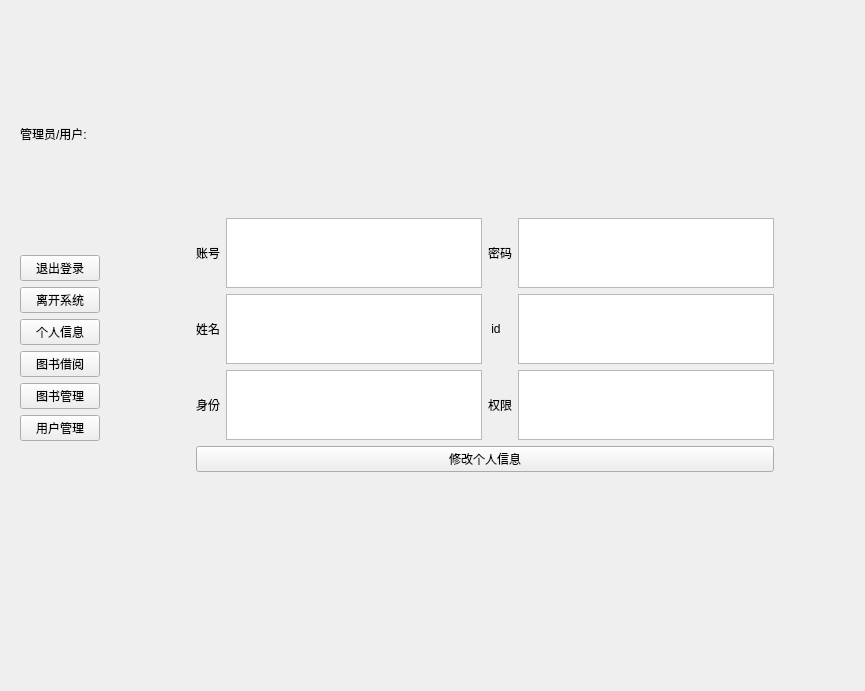
<?xml version="1.0" encoding="UTF-8"?>
<ui version="4.0">
 <class>Form</class>
 <widget class="QWidget" name="Form">
  <property name="geometry">
   <rect>
    <x>0</x>
    <y>0</y>
    <width>865</width>
    <height>691</height>
   </rect>
  </property>
  <property name="sizePolicy">
   <sizepolicy hsizetype="Minimum" vsizetype="Minimum">
    <horstretch>0</horstretch>
    <verstretch>0</verstretch>
   </sizepolicy>
  </property>
  <property name="windowTitle">
   <string>主界面</string>
  </property>
  <layout class="QHBoxLayout" name="horizontalLayout" stretch="0,0">
   <property name="topMargin">
    <number>9</number>
   </property>
   <item>
    <widget class="QWidget" name="widget" native="true">
     <property name="sizePolicy">
      <sizepolicy hsizetype="Minimum" vsizetype="Expanding">
       <horstretch>0</horstretch>
       <verstretch>0</verstretch>
      </sizepolicy>
     </property>
     <layout class="QVBoxLayout" name="verticalLayout_5" stretch="10,10,10">
      <item>
       <widget class="QLabel" name="label">
        <property name="text">
         <string>管理员/用户:</string>
        </property>
       </widget>
      </item>
      <item>
       <layout class="QVBoxLayout" name="verticalLayout">
        <item>
         <widget class="QPushButton" name="pushButton">
          <property name="text">
           <string>退出登录</string>
          </property>
         </widget>
        </item>
        <item>
         <widget class="QPushButton" name="pushButton_2">
          <property name="text">
           <string>离开系统</string>
          </property>
         </widget>
        </item>
        <item>
         <widget class="QPushButton" name="pushButton_6">
          <property name="text">
           <string>个人信息</string>
          </property>
         </widget>
        </item>
        <item>
         <widget class="QPushButton" name="pushButton_3">
          <property name="text">
           <string>图书借阅</string>
          </property>
         </widget>
        </item>
        <item>
         <widget class="QPushButton" name="pushButton_4">
          <property name="text">
           <string>图书管理</string>
          </property>
         </widget>
        </item>
        <item>
         <widget class="QPushButton" name="pushButton_5">
          <property name="text">
           <string>用户管理</string>
          </property>
         </widget>
        </item>
       </layout>
      </item>
      <item>
       <spacer name="verticalSpacer">
        <property name="orientation">
         <enum>Qt::Vertical</enum>
        </property>
        <property name="sizeHint" stdset="0">
         <size>
          <width>20</width>
          <height>1</height>
         </size>
        </property>
       </spacer>
      </item>
     </layout>
    </widget>
   </item>
   <item>
    <widget class="QStackedWidget" name="stackedWidget">
     <property name="currentIndex">
      <number>0</number>
     </property>
     <widget class="QWidget" name="page">
      <layout class="QGridLayout" name="gridLayout">
       <item row="0" column="0">
        <widget class="QWidget" name="widget_5" native="true">
         <layout class="QGridLayout" name="gridLayout_5" rowstretch="10,10,10,10">
          <item row="1" column="2">
           <spacer name="horizontalSpacer_2">
            <property name="orientation">
             <enum>Qt::Horizontal</enum>
            </property>
            <property name="sizeHint" stdset="0">
             <size>
              <width>40</width>
              <height>20</height>
             </size>
            </property>
           </spacer>
          </item>
          <item row="1" column="0">
           <spacer name="horizontalSpacer">
            <property name="orientation">
             <enum>Qt::Horizontal</enum>
            </property>
            <property name="sizeHint" stdset="0">
             <size>
              <width>40</width>
              <height>20</height>
             </size>
            </property>
           </spacer>
          </item>
          <item row="0" column="1">
           <spacer name="verticalSpacer_2">
            <property name="orientation">
             <enum>Qt::Vertical</enum>
            </property>
            <property name="sizeHint" stdset="0">
             <size>
              <width>20</width>
              <height>40</height>
             </size>
            </property>
           </spacer>
          </item>
          <item row="1" column="1">
           <layout class="QHBoxLayout" name="horizontalLayout_17">
            <property name="sizeConstraint">
             <enum>QLayout::SetDefaultConstraint</enum>
            </property>
            <item>
             <layout class="QVBoxLayout" name="verticalLayout_8">
              <item>
               <layout class="QHBoxLayout" name="horizontalLayout_18">
                <item>
                 <widget class="QLabel" name="label_16">
                  <property name="text">
                   <string>账号</string>
                  </property>
                 </widget>
                </item>
                <item>
                 <widget class="QTextEdit" name="textEdit_7">
                  <property name="sizePolicy">
                   <sizepolicy hsizetype="Minimum" vsizetype="Preferred">
                    <horstretch>0</horstretch>
                    <verstretch>0</verstretch>
                   </sizepolicy>
                  </property>
                  <property name="readOnly">
                   <bool>true</bool>
                  </property>
                 </widget>
                </item>
               </layout>
              </item>
              <item>
               <layout class="QHBoxLayout" name="horizontalLayout_19">
                <item>
                 <widget class="QLabel" name="label_17">
                  <property name="text">
                   <string>姓名</string>
                  </property>
                 </widget>
                </item>
                <item>
                 <widget class="QTextEdit" name="textEdit_8">
                  <property name="sizePolicy">
                   <sizepolicy hsizetype="Maximum" vsizetype="Preferred">
                    <horstretch>0</horstretch>
                    <verstretch>0</verstretch>
                   </sizepolicy>
                  </property>
                  <property name="readOnly">
                   <bool>true</bool>
                  </property>
                 </widget>
                </item>
               </layout>
              </item>
              <item>
               <layout class="QHBoxLayout" name="horizontalLayout_20">
                <item>
                 <widget class="QLabel" name="label_18">
                  <property name="text">
                   <string>身份</string>
                  </property>
                 </widget>
                </item>
                <item>
                 <widget class="QTextEdit" name="textEdit_9">
                  <property name="sizePolicy">
                   <sizepolicy hsizetype="Maximum" vsizetype="Preferred">
                    <horstretch>0</horstretch>
                    <verstretch>0</verstretch>
                   </sizepolicy>
                  </property>
                  <property name="readOnly">
                   <bool>true</bool>
                  </property>
                 </widget>
                </item>
               </layout>
              </item>
             </layout>
            </item>
            <item>
             <layout class="QVBoxLayout" name="verticalLayout_9">
              <item>
               <layout class="QHBoxLayout" name="horizontalLayout_21">
                <item>
                 <widget class="QLabel" name="label_19">
                  <property name="text">
                   <string>密码</string>
                  </property>
                 </widget>
                </item>
                <item>
                 <widget class="QTextEdit" name="textEdit_10">
                  <property name="sizePolicy">
                   <sizepolicy hsizetype="Minimum" vsizetype="Preferred">
                    <horstretch>0</horstretch>
                    <verstretch>0</verstretch>
                   </sizepolicy>
                  </property>
                  <property name="readOnly">
                   <bool>true</bool>
                  </property>
                 </widget>
                </item>
               </layout>
              </item>
              <item>
               <layout class="QHBoxLayout" name="horizontalLayout_22">
                <item>
                 <widget class="QLabel" name="label_20">
                  <property name="text">
                   <string> id</string>
                  </property>
                 </widget>
                </item>
                <item>
                 <widget class="QTextEdit" name="textEdit_11">
                  <property name="sizePolicy">
                   <sizepolicy hsizetype="Minimum" vsizetype="Preferred">
                    <horstretch>0</horstretch>
                    <verstretch>0</verstretch>
                   </sizepolicy>
                  </property>
                  <property name="readOnly">
                   <bool>true</bool>
                  </property>
                 </widget>
                </item>
               </layout>
              </item>
              <item>
               <layout class="QHBoxLayout" name="horizontalLayout_23">
                <item>
                 <widget class="QLabel" name="label_21">
                  <property name="text">
                   <string>权限</string>
                  </property>
                 </widget>
                </item>
                <item>
                 <widget class="QTextEdit" name="textEdit_12">
                  <property name="sizePolicy">
                   <sizepolicy hsizetype="Minimum" vsizetype="Preferred">
                    <horstretch>0</horstretch>
                    <verstretch>0</verstretch>
                   </sizepolicy>
                  </property>
                  <property name="readOnly">
                   <bool>true</bool>
                  </property>
                 </widget>
                </item>
               </layout>
              </item>
             </layout>
            </item>
           </layout>
          </item>
          <item row="2" column="1">
           <widget class="QPushButton" name="pushButton_7">
            <property name="text">
             <string>修改个人信息</string>
            </property>
           </widget>
          </item>
          <item row="3" column="1">
           <spacer name="verticalSpacer_3">
            <property name="orientation">
             <enum>Qt::Vertical</enum>
            </property>
            <property name="sizeHint" stdset="0">
             <size>
              <width>20</width>
              <height>40</height>
             </size>
            </property>
           </spacer>
          </item>
         </layout>
        </widget>
       </item>
      </layout>
     </widget>
     <widget class="QWidget" name="page_2">
      <layout class="QGridLayout" name="gridLayout_2">
       <item row="0" column="0">
        <widget class="QWidget" name="widget_2" native="true">
         <layout class="QVBoxLayout" name="verticalLayout_4">
          <item>
           <widget class="QLabel" name="label_8">
            <property name="text">
             <string>当前借阅书籍</string>
            </property>
           </widget>
          </item>
          <item>
           <layout class="QHBoxLayout" name="horizontalLayout_9">
            <item>
             <widget class="QLabel" name="label_10">
              <property name="text">
               <string>查询</string>
              </property>
             </widget>
            </item>
            <item>
             <widget class="QLineEdit" name="lineEdit_4">
              <property name="text">
               <string/>
              </property>
             </widget>
            </item>
           </layout>
          </item>
          <item>
           <widget class="QScrollArea" name="scrollArea">
            <property name="widgetResizable">
             <bool>true</bool>
            </property>
            <widget class="QWidget" name="scrollAreaWidgetContents">
             <property name="geometry">
              <rect>
               <x>0</x>
               <y>0</y>
               <width>673</width>
               <height>253</height>
              </rect>
             </property>
             <widget class="QWidget" name="layoutWidget_3">
              <property name="geometry">
               <rect>
                <x>20</x>
                <y>10</y>
                <width>373</width>
                <height>30</height>
               </rect>
              </property>
              <layout class="QHBoxLayout" name="horizontalLayout_10">
               <item>
                <widget class="QLineEdit" name="lineEdit">
                 <property name="text">
                  <string>书名: </string>
                 </property>
                </widget>
               </item>
               <item>
                <widget class="QPushButton" name="pushButton_9">
                 <property name="text">
                  <string>查看</string>
                 </property>
                </widget>
               </item>
               <item>
                <widget class="QPushButton" name="pushButton_8">
                 <property name="text">
                  <string>归还</string>
                 </property>
                </widget>
               </item>
              </layout>
             </widget>
            </widget>
           </widget>
          </item>
          <item>
           <widget class="QLabel" name="label_11">
            <property name="text">
             <string>图书馆书籍</string>
            </property>
           </widget>
          </item>
          <item>
           <layout class="QHBoxLayout" name="horizontalLayout_11">
            <item>
             <widget class="QLabel" name="label_9">
              <property name="text">
               <string>查询</string>
              </property>
             </widget>
            </item>
            <item>
             <widget class="QLineEdit" name="lineEdit_2"/>
            </item>
           </layout>
          </item>
          <item>
           <widget class="QScrollArea" name="scrollArea_2">
            <property name="widgetResizable">
             <bool>true</bool>
            </property>
            <widget class="QWidget" name="scrollAreaWidgetContents_2">
             <property name="geometry">
              <rect>
               <x>0</x>
               <y>0</y>
               <width>673</width>
               <height>253</height>
              </rect>
             </property>
             <widget class="QWidget" name="layoutWidget_4">
              <property name="geometry">
               <rect>
                <x>20</x>
                <y>20</y>
                <width>373</width>
                <height>30</height>
               </rect>
              </property>
              <layout class="QHBoxLayout" name="horizontalLayout_12">
               <item>
                <widget class="QLineEdit" name="lineEdit_3">
                 <property name="text">
                  <string>书名: </string>
                 </property>
                </widget>
               </item>
               <item>
                <widget class="QPushButton" name="pushButton_11">
                 <property name="text">
                  <string>查看</string>
                 </property>
                </widget>
               </item>
               <item>
                <widget class="QPushButton" name="pushButton_10">
                 <property name="text">
                  <string>借阅/已借出</string>
                 </property>
                </widget>
               </item>
              </layout>
             </widget>
            </widget>
           </widget>
          </item>
         </layout>
        </widget>
       </item>
      </layout>
     </widget>
     <widget class="QWidget" name="page_3">
      <layout class="QGridLayout" name="gridLayout_3">
       <item row="0" column="0">
        <widget class="QWidget" name="widget_3" native="true">
         <layout class="QVBoxLayout" name="verticalLayout_6">
          <item>
           <widget class="QLabel" name="label_12">
            <property name="text">
             <string> 图书馆书籍</string>
            </property>
           </widget>
          </item>
          <item>
           <layout class="QHBoxLayout" name="horizontalLayout_13">
            <item>
             <widget class="QLabel" name="label_13">
              <property name="text">
               <string>查询</string>
              </property>
             </widget>
            </item>
            <item>
             <widget class="QLineEdit" name="lineEdit_5">
              <property name="text">
               <string/>
              </property>
             </widget>
            </item>
           </layout>
          </item>
          <item>
           <widget class="QScrollArea" name="scrollArea_3">
            <property name="widgetResizable">
             <bool>true</bool>
            </property>
            <widget class="QWidget" name="scrollAreaWidgetContents_3">
             <property name="geometry">
              <rect>
               <x>0</x>
               <y>0</y>
               <width>673</width>
               <height>535</height>
              </rect>
             </property>
             <widget class="QWidget" name="layoutWidget_5">
              <property name="geometry">
               <rect>
                <x>20</x>
                <y>10</y>
                <width>373</width>
                <height>30</height>
               </rect>
              </property>
              <layout class="QHBoxLayout" name="horizontalLayout_14">
               <item>
                <widget class="QLineEdit" name="lineEdit_6">
                 <property name="text">
                  <string>书名: </string>
                 </property>
                </widget>
               </item>
               <item>
                <widget class="QPushButton" name="pushButton_12">
                 <property name="text">
                  <string>查看</string>
                 </property>
                </widget>
               </item>
               <item>
                <widget class="QPushButton" name="pushButton_13">
                 <property name="text">
                  <string>归还</string>
                 </property>
                </widget>
               </item>
              </layout>
             </widget>
            </widget>
           </widget>
          </item>
          <item>
           <widget class="QPushButton" name="pushButton_14">
            <property name="text">
             <string>添加书籍</string>
            </property>
           </widget>
          </item>
         </layout>
        </widget>
       </item>
      </layout>
     </widget>
     <widget class="QWidget" name="page_4">
      <layout class="QGridLayout" name="gridLayout_4">
       <item row="0" column="0">
        <widget class="QWidget" name="widget_4" native="true">
         <layout class="QVBoxLayout" name="verticalLayout_7">
          <item>
           <widget class="QLabel" name="label_14">
            <property name="text">
             <string>用户</string>
            </property>
           </widget>
          </item>
          <item>
           <layout class="QHBoxLayout" name="horizontalLayout_15">
            <item>
             <widget class="QLabel" name="label_15">
              <property name="text">
               <string>查询</string>
              </property>
             </widget>
            </item>
            <item>
             <widget class="QLineEdit" name="lineEdit_7">
              <property name="text">
               <string/>
              </property>
             </widget>
            </item>
           </layout>
          </item>
          <item>
           <widget class="QScrollArea" name="scrollArea_4">
            <property name="widgetResizable">
             <bool>true</bool>
            </property>
            <widget class="QWidget" name="scrollAreaWidgetContents_4">
             <property name="geometry">
              <rect>
               <x>0</x>
               <y>0</y>
               <width>673</width>
               <height>535</height>
              </rect>
             </property>
             <widget class="QWidget" name="layoutWidget_6">
              <property name="geometry">
               <rect>
                <x>20</x>
                <y>10</y>
                <width>373</width>
                <height>30</height>
               </rect>
              </property>
              <layout class="QHBoxLayout" name="horizontalLayout_16">
               <item>
                <widget class="QLineEdit" name="lineEdit_8">
                 <property name="text">
                  <string>用户</string>
                 </property>
                </widget>
               </item>
               <item>
                <widget class="QPushButton" name="pushButton_15">
                 <property name="text">
                  <string>查看</string>
                 </property>
                </widget>
               </item>
               <item>
                <widget class="QPushButton" name="pushButton_16">
                 <property name="text">
                  <string>修改信息</string>
                 </property>
                </widget>
               </item>
              </layout>
             </widget>
            </widget>
           </widget>
          </item>
          <item>
           <widget class="QPushButton" name="pushButton_17">
            <property name="text">
             <string>添加用户</string>
            </property>
           </widget>
          </item>
         </layout>
        </widget>
       </item>
      </layout>
     </widget>
    </widget>
   </item>
  </layout>
 </widget>
 <resources/>
 <connections/>
</ui>
